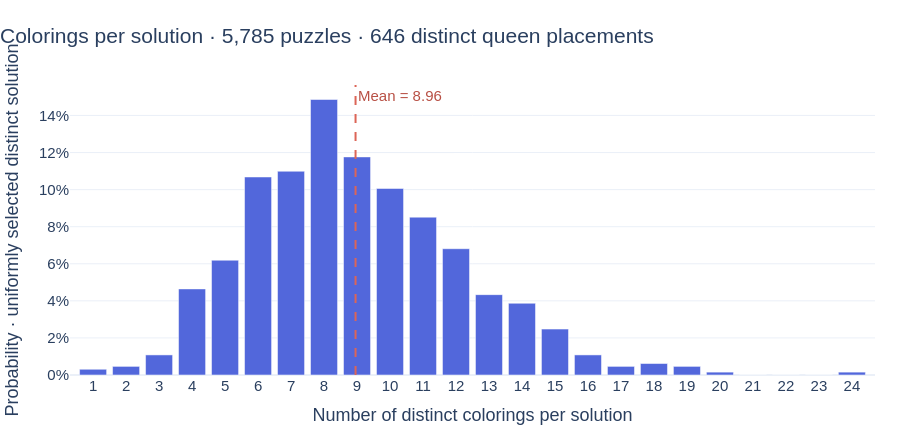

Source (notebook cell):
### Markdown cell above
### 1.2 Number of colorings per solution

Group the entire prepared dataset by the exact queen positions: the queen's column in each row.
Let $K(s)$ be the number of distinct region maps assigned to solution $s$. Under a uniform choice
among the distinct observed solutions,

$$
P(K=k)=\frac{\#\{s:K(s)=k\}}{\#\{\text{distinct observed solutions}\}}.
$$

This is the empirical distribution in our dataset, with no augmentation. The dataset has already
removed duplicate region maps up to rotations, reflections and color relabeling.
Here queen positions retain their exact orientation; rotated queen placements count as different solutions.

### Code cell
colorings_by_solution = defaultdict(list)
for index, record in enumerate(puzzles["records"]):
    queen_columns = tuple(column for row, column in sorted(record["queens"]))
    colorings_by_solution[queen_columns].append(index)

coloring_multiplicities = np.asarray(
    [len(indices) for indices in colorings_by_solution.values()],
    dtype=np.int64,
)
multiplicity_counts = Counter(coloring_multiplicities.tolist())
multiplicity_support = np.arange(1, int(coloring_multiplicities.max()) + 1)
multiplicity_frequencies = np.asarray(
    [multiplicity_counts.get(int(count), 0) for count in multiplicity_support]
)
multiplicity_probabilities = multiplicity_frequencies / len(colorings_by_solution)
mean_colorings = float(coloring_multiplicities.mean())
median_colorings = float(np.median(coloring_multiplicities))

fig = go.Figure(
    go.Bar(
        x=multiplicity_support,
        y=multiplicity_probabilities,
        customdata=multiplicity_frequencies,
        marker_color="#5267DB",
        hovertemplate=(
            "Colorings per solution: %{x}<br>"
            "Distinct solutions: %{customdata}<br>"
            "Probability: %{y:.2%}<extra></extra>"
        ),
    )
)
fig.add_vline(
    x=mean_colorings,
    line_color="#DC6557",
    line_width=2,
    line_dash="dash",
    annotation_text=f"Mean = {mean_colorings:.2f}",
    annotation_position="top right",
    annotation_font_color="#B85045",
)
fig.update_layout(
    title=dict(
        text=f"Colorings per solution · {len(regions):,} puzzles · "
        f"{len(colorings_by_solution):,} distinct queen placements",
        x=0,
    ),
    template="plotly_white",
    autosize=True,
    height=440,
    xaxis_title="Number of distinct colorings per solution",
    yaxis_title="Probability · uniformly selected distinct solution",
    font=dict(family="Arial, sans-serif", size=15),
    margin=dict(l=70, r=25, t=85, b=65),
    bargap=0.18,
)
fig.update_xaxes(
    dtick=max(1, int(np.ceil(multiplicity_support[-1] / 30))),
    range=[0.3, float(multiplicity_support[-1]) + 0.7],
)
fig.update_yaxes(tickformat=".0%", rangemode="tozero")
fig.show(config=PLOT_CONFIG)
display(
    HTML(
        f"<b>{len(colorings_by_solution):,} unique queen placements</b> · "
        f"mean {mean_colorings:.2f} colorings · median {median_colorings:g} · "
        f"range {coloring_multiplicities.min()}–{coloring_multiplicities.max()}<br>"
        f"More than one coloring: {np.mean(coloring_multiplicities > 1):.2%} of solutions."
    )
)

### Figure 1 — Plotly figure (JSON) as saved in the notebook; plotly's stock layout.template omitted (floating-point values rounded to 4 significant figures)
{"data": [{"customdata": [2, 3, 7, 30, 40, 69, 71, 96, 76, 65, 55, 44, 28, 25, 16, 7, 3, 4, 3, 1, 0, 0, 0, 1], "hovertemplate": "Colorings per solution: %{x}<br>Distinct solutions: %{customdata}<br>Probability: %{y:.2%}<extra></extra>", "marker": {"color": "#5267DB"}, "type": "bar", "x": [1, 2, 3, 4, 5, 6, 7, 8, 9, 10, 11, 12, 13, 14, 15, 16, 17, 18, 19, 20, 21, 22, 23, 24], "y": [0.003096, 0.004644, 0.01084, 0.04644, 0.06192, 0.1068, 0.1099, 0.1486, 0.1176, 0.1006, 0.08514, 0.06811, 0.04334, 0.0387, 0.02477, 0.01084, 0.004644, 0.006192, 0.004644, 0.001548, 0.0, 0.0, 0.0, 0.001548]}], "layout": {"annotations": [{"font": {"color": "#B85045"}, "showarrow": false, "text": "Mean = 8.96", "x": 8.955, "xanchor": "left", "xref": "x", "y": 1, "yanchor": "top", "yref": "y domain"}], "autosize": true, "bargap": 0.18, "font": {"family": "Arial, sans-serif", "size": 15}, "height": 440, "margin": {"b": 65, "l": 70, "r": 25, "t": 85}, "shapes": [{"line": {"color": "#DC6557", "dash": "dash", "width": 2}, "type": "line", "x0": 8.955, "x1": 8.955, "xref": "x", "y0": 0, "y1": 1, "yref": "y domain"}], "title": {"text": "Colorings per solution · 5,785 puzzles · 646 distinct queen placements", "x": 0}, "xaxis": {"dtick": 1, "range": [0.3, 24.7], "title": {"text": "Number of distinct colorings per solution"}}, "yaxis": {"rangemode": "tozero", "tickformat": ".0%", "title": {"text": "Probability · uniformly selected distinct solution"}}}}
